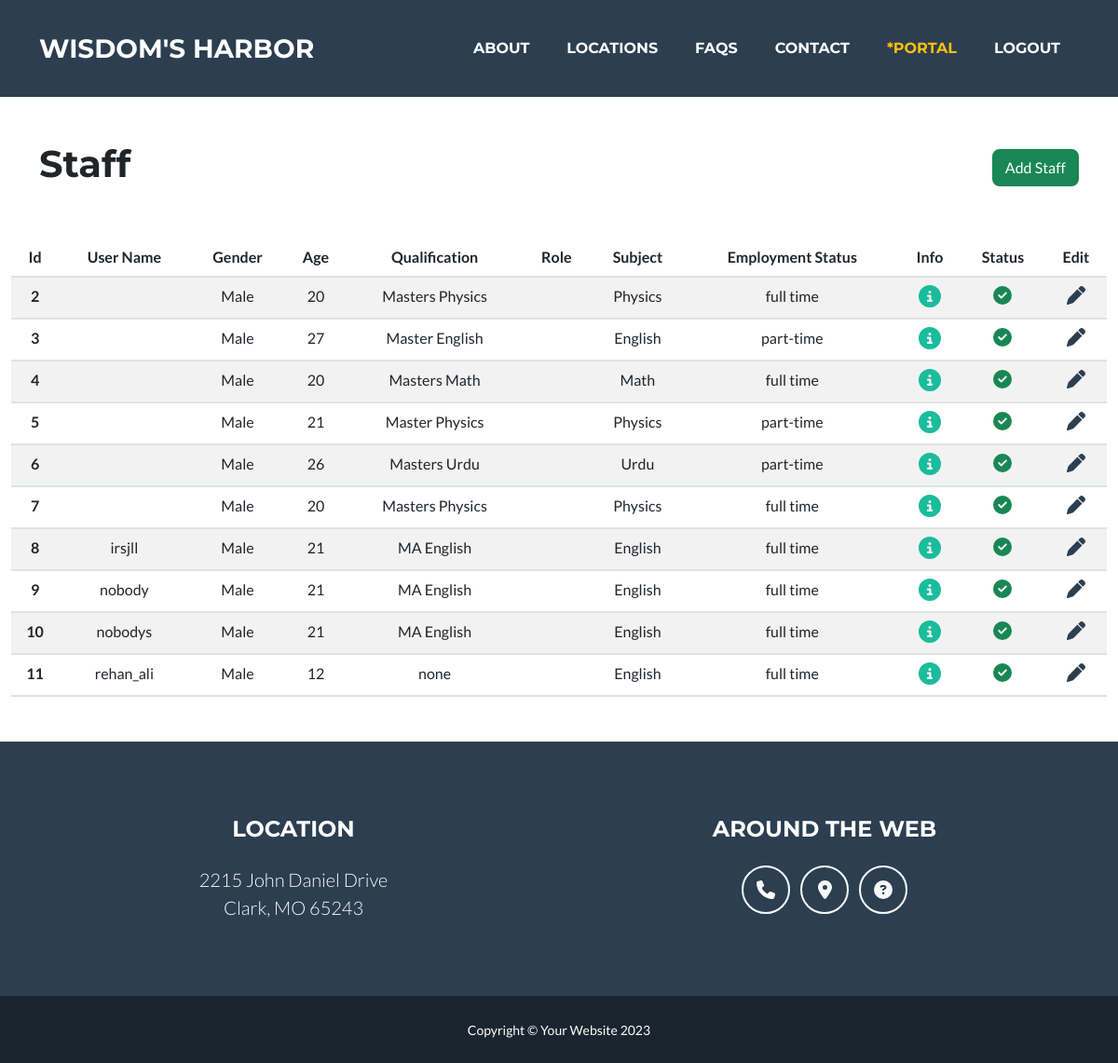
The page /staff/display/ (signed in) on the database as committed earlier.
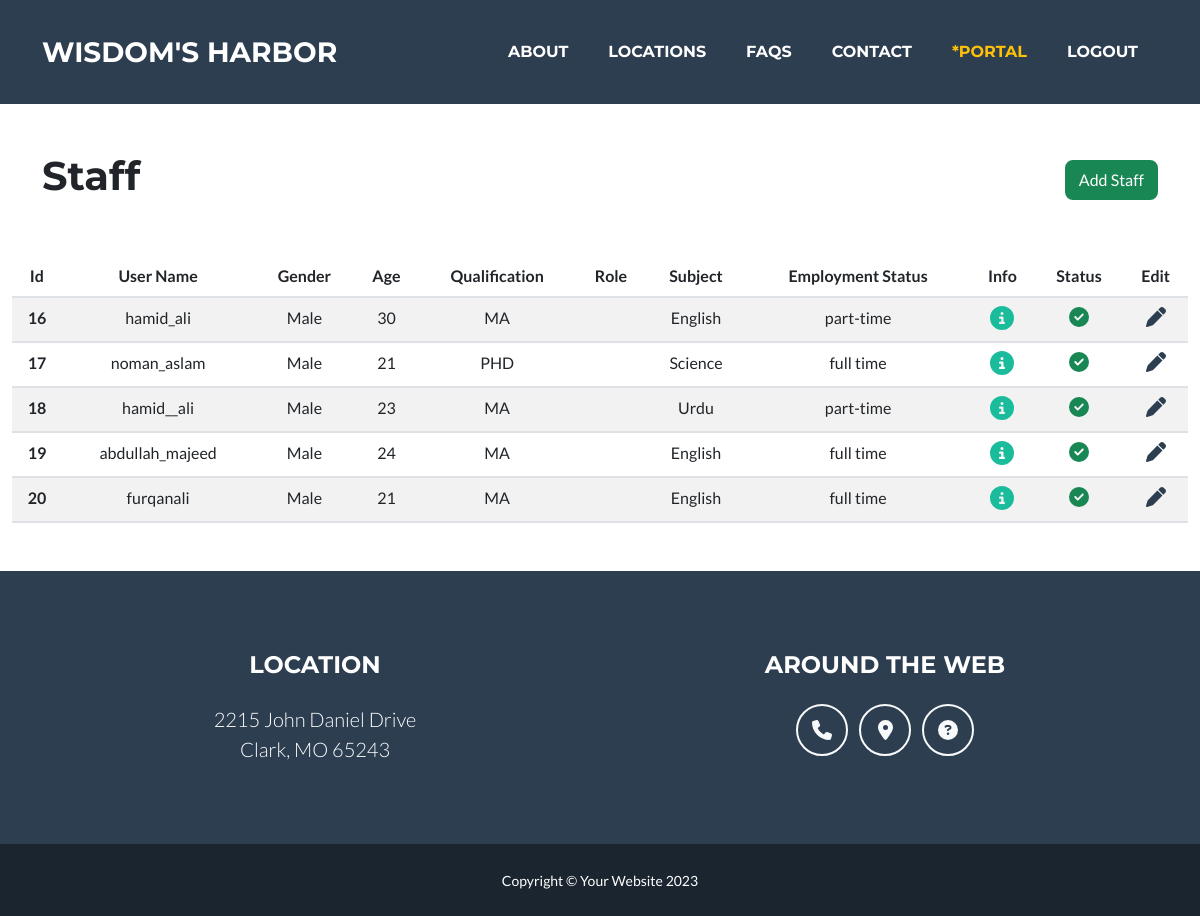
The same page on the database as committed later.
### school/models.py (models this page shows, shortened)
class Staff(models.Model):
    first_name = models.CharField(max_length=255, default='')
    last_name = models.CharField(max_length=255, null=True, blank=True)
    username = models.CharField(max_length=255, default='')
    age = models.IntegerField()
    dob = models.DateField()
    gender = models.ForeignKey(Gender, on_delete=models.CASCADE)
    qualification = models.CharField(max_length=255)
    experience = models.CharField(max_length=255, null=True, blank=True)
    designation = models.ForeignKey(Designation, on_delete=models.CASCADE)
    subject = models.ForeignKey(Subject, on_delete=models.CASCADE, null=True, blank=True)
    email = models.EmailField()
    phone = models.CharField(max_length=100)
    emergency_phone = models.CharField(max_length=100)
    address = models.CharField(max_length=255)
    joining_date = models.DateField()
    salary = models.CharField(max_length=20)
    employment_status = models.ForeignKey(EmploymentStatus, on_delete=models.CASCADE)
    contract_details = models.CharField(max_length=1000, null=True, blank=True)
    status = models.BooleanField(default=True)
    class Meta:
        verbose_name_plural = 'Staff'

class Gender(models.Model):
    name = models.CharField(max_length=255)
    def __str__(self):
        return self.name

class Subject(models.Model):
    name = models.CharField(max_length=255)
    def __str__(self):
        return self.name

class EmploymentStatus(models.Model):
    name = models.CharField(max_length=200)
    def __str__(self):
        return self.name
    class Meta:
        verbose_name_plural = 'Employment Status'

### school/views.py (the view)
# urls.py: path('staff/display/', views.display_staff, name='display_staff'),
def display_staff(request):
    if request.user.is_authenticated:
        if request.user.is_superuser:
            staff = Staff.objects.all()
            return render(request, 'display_staff.html', {'staff': staff})
        else:
            messages.warning(request, 'This page is for admin only!')
            return redirect('home')
    else:
        messages.warning(request, 'please login first!')
        return redirect('login')

### school/templates/display_staff.html (shortened to what this page needs)
{% extends 'layout.html' %}
{% load static %}
{% block 'content' %}
    <div class="container-fluid">
        <div class="container my-5 d-flex align-items-center justify-content-between">
            <h1>Staff</h1>
            <a href="{% url 'add_staff' %}" class="btn btn-success">Add Staff</a>
        </div>
        <table class="table table-striped text-center">
            <thead>
                <tr>
                    <th>Id</th>
                    <th>User Name</th>
                    <th>Gender</th>
                    <th>Age</th>
                    <th>Qualification</th>
                    <th>Role</th>
                    <th>Subject</th>
                    <th>Employment Status</th>
                    <th>Info</th>
                    <th>Status</th>
                    <th>Edit</th>
                </tr>
            </thead>
            <tbody>
                {% for employ in staff %}
                    <tr>
                        <th>{{employ.id}}</th>
                        <td>{{employ.username}}</td>
                        <td>{{employ.gender}}</td>
                        <td>{{employ.age}}</td>
                        <td>{{employ.qualification}}</td>
                        <td>{{employ.role}}</td>
                        <td>{{employ.subject}}</td>
                        <td>{{employ.employment_status}}</td>
                        <td>
                            <a href="{% url 'staff_details' employ.id %}">
                                <i class="fa-solid fa-circle-info fs-4"></i>
                            </a>
                        </td>
                        <td>
                            <a href="{% url 'change_staff_status' employ.id %}">
                                {% if employ.status %}
                                    <i class="fa-solid fa-circle-check fs-5 text-success"></i>
                                {% else %}
                                    <i class="fa-solid fa-circle-xmark text-danger"></i>
                                {% endif %}
                            </a>
                        </td>
                        <td>
                            <a style="color: transparent;" href="{% url 'edit_staff' employ.id %}">
                                <i class="fa-solid fa-pen fs-5 text-secondary"></i>
                            </a>
                        </td>
                    </tr>
                {% endfor %}
            </tbody>
        </table>
    </div>
{% endblock %}

Rows that differ between the two databases and show on the page:
removed Staff: id "2", gender "Male", age "20", qualification "Masters Physics", subject "Physics", employment_status "full time", status True (drawn)
removed Staff: id "3", gender "Male", age "27", qualification "Master English", subject "English", employment_status "part-time", status True (drawn)
removed Staff: id "4", gender "Male", age "20", qualification "Masters Math", subject "Math", employment_status "full time", status True (drawn)
removed Staff: id "5", gender "Male", age "21", qualification "Master Physics", subject "Physics", employment_status "part-time", status True (drawn)
removed Staff: id "6", gender "Male", age "26", qualification "Masters Urdu", subject "Urdu", employment_status "part-time", status True (drawn)
removed Staff: id "7", gender "Male", age "20", qualification "Masters Physics", subject "Physics", employment_status "full time", status True (drawn)
removed Staff: id "8", username "irsjll", gender "Male", age "21", qualification "MA English", subject "English", employment_status "full time", status True (drawn)
removed Staff: id "9", username "nobody", gender "Male", age "21", qualification "MA English", subject "English", employment_status "full time", status True (drawn)
removed Staff: id "10", username "nobodys", gender "Male", age "21", qualification "MA English", subject "English", employment_status "full time", status True (drawn)
removed Staff: id "11", username "rehan_ali", gender "Male", age "12", qualification "none", subject "English", employment_status "full time", status True (drawn)
added Staff: id "16", username "hamid_ali", gender "Male", age "30", qualification "MA", subject "English", employment_status "part-time", status True (drawn)
added Staff: id "17", username "noman_aslam", gender "Male", age "21", qualification "PHD", subject "Science", employment_status "full time", status True (drawn)
added Staff: id "18", username "hamid__ali", gender "Male", age "23", qualification "MA", subject "Urdu", employment_status "part-time", status True (drawn)
added Staff: id "19", username "abdullah_majeed", gender "Male", age "24", qualification "MA", subject "English", employment_status "full time", status True (drawn)
added Staff: id "20", username "furqanali", gender "Male", age "21", qualification "MA", subject "English", employment_status "full time", status True (drawn)
